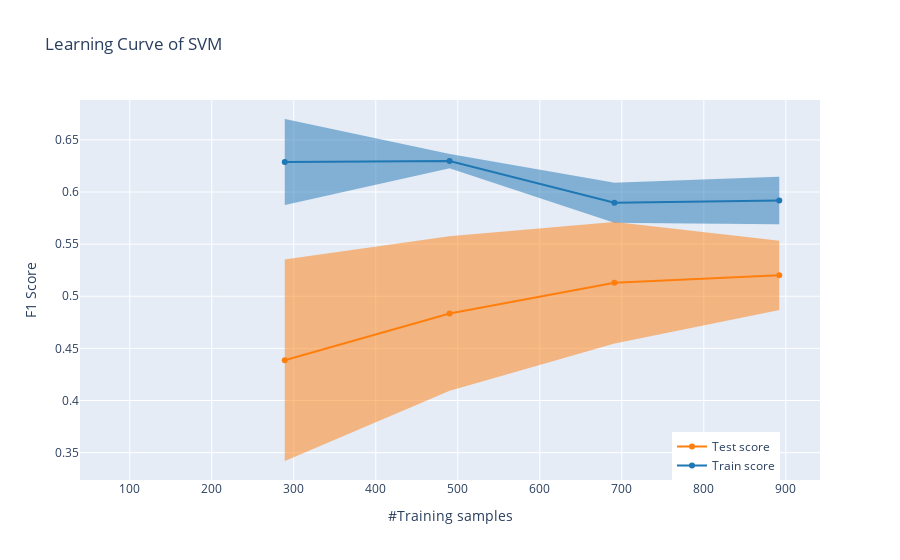

The code cell stored with this chart in its notebook:
### Code cell
plot_learning_curve(gs_svm.best_estimator_, "Learning Curve of SVM", X_train, y_train, cv=5)

### Figure 1 — Plotly figure (JSON) as saved in the notebook; plotly's stock layout.template omitted (floating-point values rounded to 4 significant figures)
{"data": [{"hoverlabel": {"namelength": 20}, "line": {"color": "rgba(31, 119, 180, 0.40)", "width": 0.1}, "mode": "lines", "name": "", "showlegend": false, "type": "scatter", "x": [89, 289, 490, 691, 892], "y": [null, 0.5874, 0.6229, 0.5705, 0.5691]}, {"fill": "tonexty", "hoverlabel": {"namelength": 20}, "line": {"color": "rgba(31, 119, 180, 0.40)", "width": 0.1}, "mode": "lines", "name": "", "showlegend": false, "type": "scatter", "x": [89, 289, 490, 691, 892], "y": [null, 0.67, 0.6363, 0.6089, 0.6146]}, {"line": {"color": "rgb(31, 119, 180)"}, "name": "Train score", "showlegend": true, "type": "scatter", "x": [89, 289, 490, 691, 892], "y": [null, 0.6287, 0.6296, 0.5897, 0.5918]}, {"hoverlabel": {"namelength": 20}, "line": {"color": "rgba(255, 127, 14, 0.40)", "width": 0.1}, "mode": "lines", "name": "", "showlegend": false, "type": "scatter", "x": [89, 289, 490, 691, 892], "y": [null, 0.342, 0.4094, 0.4547, 0.4869]}, {"fill": "tonexty", "hoverlabel": {"namelength": 20}, "line": {"color": "rgba(255, 127, 14, 0.40)", "width": 0.1}, "mode": "lines", "name": "", "showlegend": false, "type": "scatter", "x": [89, 289, 490, 691, 892], "y": [null, 0.5353, 0.5574, 0.5713, 0.5532]}, {"line": {"color": "rgb(255, 127, 14)"}, "name": "Test score", "showlegend": true, "type": "scatter", "x": [89, 289, 490, 691, 892], "y": [null, 0.4386, 0.4834, 0.513, 0.52]}], "layout": {"autosize": true, "legend": {"x": 0.8, "y": 0}, "title": {"text": "Learning Curve of SVM"}, "xaxis": {"title": {"text": "#Training samples"}}, "yaxis": {"title": {"text": "F1 Score"}}}}
